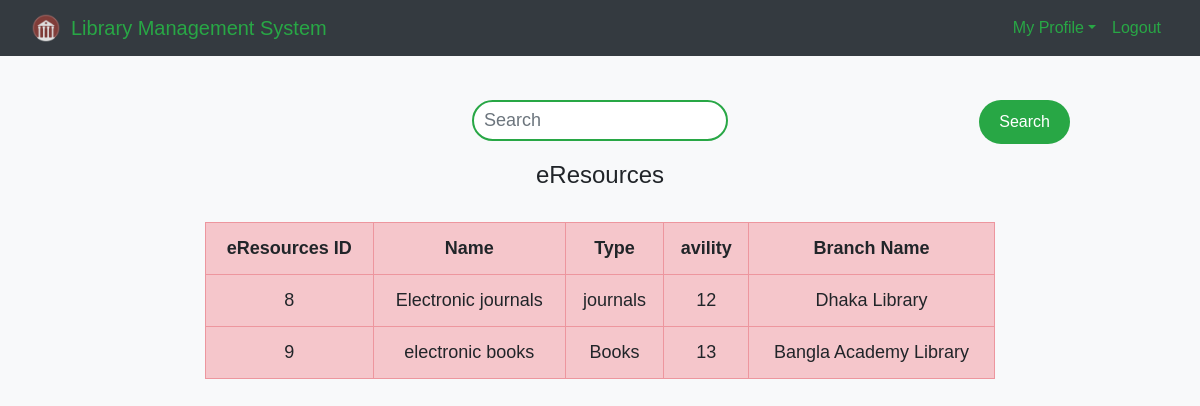
The app's page /librarians/eResources/vieweresources.php with its own data.
### tables this page shows
CREATE TABLE `eresources` (
  `e_id` int(99) NOT NULL,
  `e_name` varchar(70) NOT NULL,
  `type` varchar(70) NOT NULL,
  `avility` int(100) DEFAULT NULL,
  `brance_id` int(10) NOT NULL
);

CREATE TABLE `library_branches` (
  `branch_id` int(11) NOT NULL,
  `branch_name` varchar(50) DEFAULT NULL,
  `address` varchar(50) DEFAULT NULL,
  `contact_info` int(11) DEFAULT NULL
);

### librarians/eResources/vieweresources.php (the view, shortened to what this page needs)
<?php
$connection = mysqli_connect("localhost", "root", "");
if (isset($_POST['submit2']) && !empty($_POST['search'])) {
    $search = mysqli_real_escape_string($connection, $_POST['search']);
    $query = "SELECT * FROM eresourcesLEFT JOIN library_branches on eresources.brance_id=library_branches.branch_id
              WHERE e_name LIKE '%$search%'
              OR `type` LIKE '%$search%' ";
} else {
    $query = "SELECT * FROM eresources LEFT JOIN library_branches on eresources.brance_id=library_branches.branch_id;";
}
?>
<!DOCTYPE html>
<html>
<head>
    <link rel="stylesheet" type="text/css" href="../../bootstrap-4.4.1/css/bootstrap.min.css">
</head>
<body>
<nav class="navbar navbar-expand-lg navbar-light bg-dark">
    <div class="container-fluid">
        <a class="navbar-brand text-success" href="librarians_dashboard.php"><img class="logo" src="../logo.png" alt="Library Logo">Library Management System</a>
        <ul class="nav navbar-nav navbar-right">
            <li class="nav-item dropdown navbar-dark bg-company-red">
                <a class="nav-link dropdown-toggle text-success" data-toggle="dropdown">My Profile</a>
            </li>
            <li class="nav-item">
                <a class="nav-link text-success" href="../logout.php">Logout</a>
            </li>
        </ul>
    </div>
</nav><br>
<div class="search-bar">
    <form method="post" name="form1" class="d-flex">
        <input class="form-control" type="search" placeholder="Search" name="search">
        <button class="btn btn-outline-danger" name="submit2" type="submit">Search</button>
    </form>
</div>
<center>
    <h4>eResources</h4><br>
</center>
<div class="row">
    <div class="col-md-2"></div>
    <div class="col-md-8">
        <form>
            <table class="table table-bordered table-danger table-hover">
                <tr>
                    <th>eResources ID</th>
                    <th>Name</th>
                    <th>Type</th>
                    <th>avility</th>
                    <th>Branch Name</th>
                </tr>
                <?php
                $query_run = mysqli_query($connection, $query);
                if ($query_run) {
                    while ($row = mysqli_fetch_assoc($query_run)) {
                        $e_id = $row['e_id'];
                        $e_name = $row['e_name'];
                        $type = $row['type'];
                        $avility = $row['avility'];
                        $branch_name=$row['branch_name'];
                ?>
                        <tr class="animate-slidein">
                            <td><?php echo $e_id; ?></td>
                            <td><?php echo $e_name; ?></td>
                            <td><?php echo $type; ?></td>
                            <td><?php echo $avility; ?></td>
                            <td><?php echo $branch_name; ?></td>
                        </tr>
                <?php
                    }
                } else {
                    echo "<tr><td colspan='4'>No records found</td></tr>";
                }
                ?>
            </table>
        </form>
    </div>
    <div class="col-md-2"></div>
</div>
</body>
</html>

### librarians/eResources/vieweresources.php (style rules this page uses)
body { font-family: Arial, sans-serif; background-color: #f8f9fa; }
.navbar-brand img { height: 30px; }
.logo { margin-right: 10px; }
.navbar-brand { display: flex; align-items: center; color: #28a745 !important; }
.nav-link { color: #28a745 !important; }
.table th, .table td { font-size: 18px; vertical-align: middle; text-align: center; }
.animate-slidein { animation: slidein 1s ease-in-out; }
.search-bar { position: relative; display: flex; justify-content: center; margin: 20px 0; }
.search-bar input { padding: 10px; font-size: 18px; border: 2px solid #28a745; border-radius: 50px; transition: all 0.3s ease-in-out; }
.search-bar button { position: absolute; right: calc(15% - 50px); background-color: #28a745; color: white; border: none; padding: 10px 20px; border-radius: 50px; cursor: pointer; transition: background-color 0.3s ease-in-out; }

### records on screen
eresources: e_id "8", e_name "Electronic journals", type "journals", avility "12", brance.branch_name "Dhaka Library"
eresources: e_id "9", e_name "electronic books", type "Books", avility "13", brance.branch_name "Bangla Academy Library"
